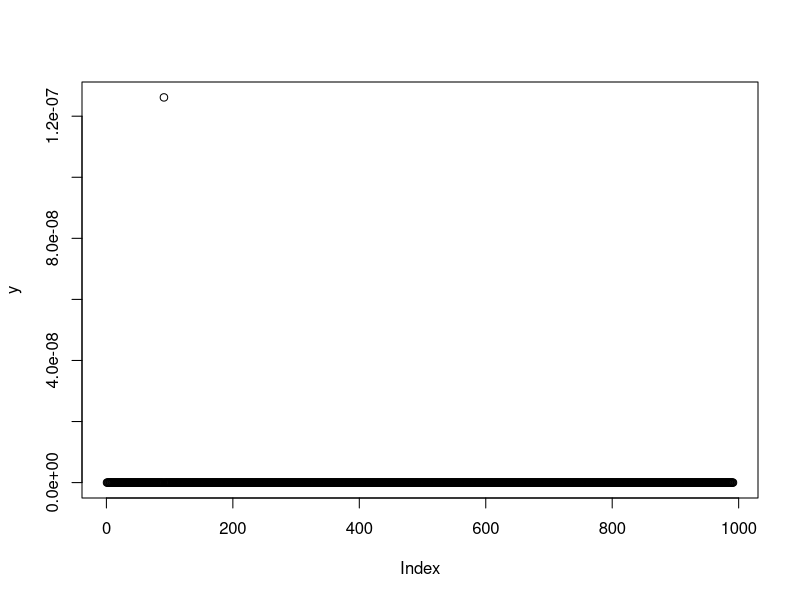
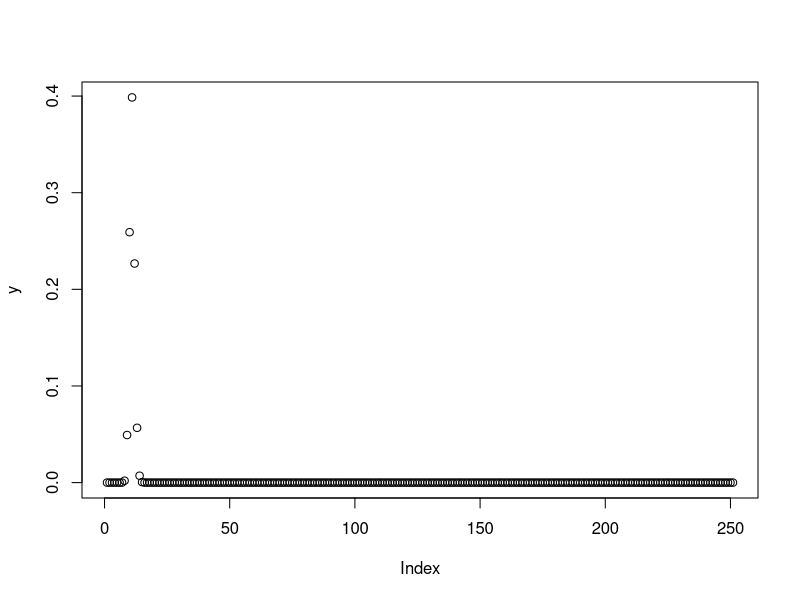
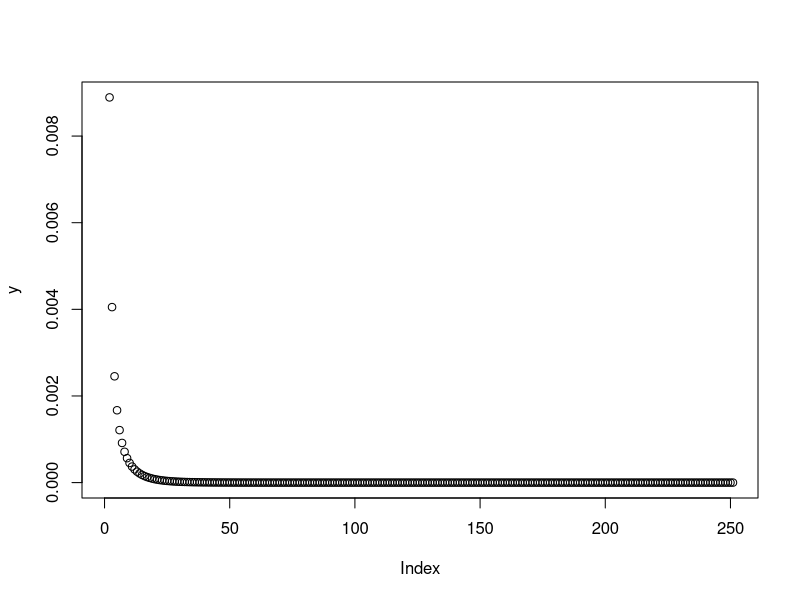
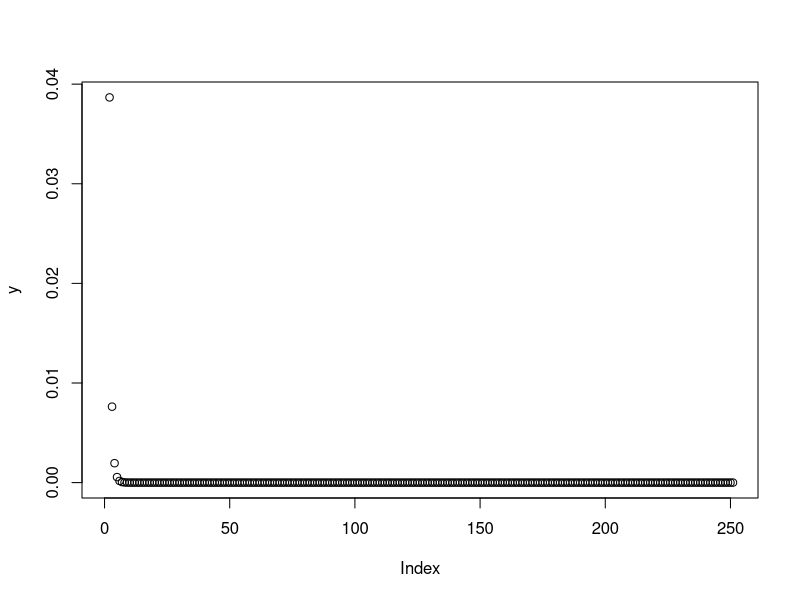
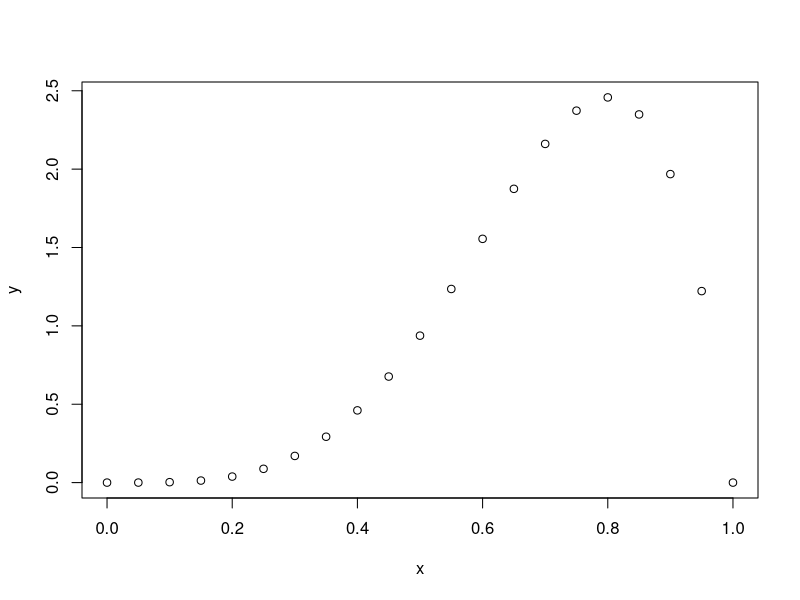

Reproduce these figures in R, in order.
# Distribution scratch work

# gammas
x <- seq(1e12,1e14, by=1e11)
y<-dgamma(x,1e13,1)
plot(y)

x <- seq(0,250, by=1)
y<-dgamma(x,100, 10)
plot(y)

x <- seq(0,250, by=1)
y<-dgamma(x,0.01,0.1)
plot(y)

x <- seq(0,250, by=1)
y<-dgamma(x,0.1,1)
plot(y)

#betas
x <- seq(0,1, by=0.05)
y<-dbeta(x, 5,2)
plot(x,y)

